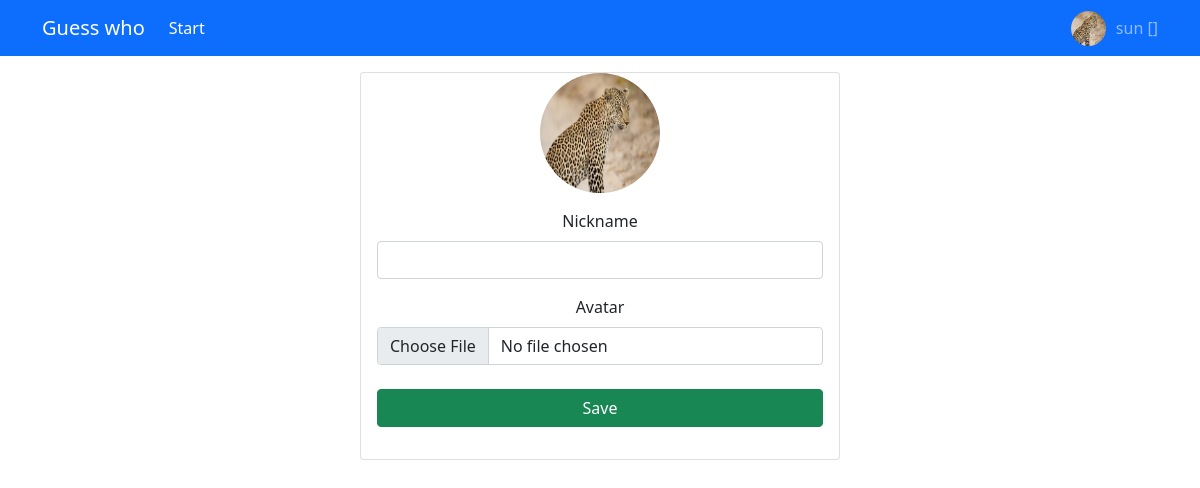
/personal/ (signed in), run on an earlier commit of the app's database.
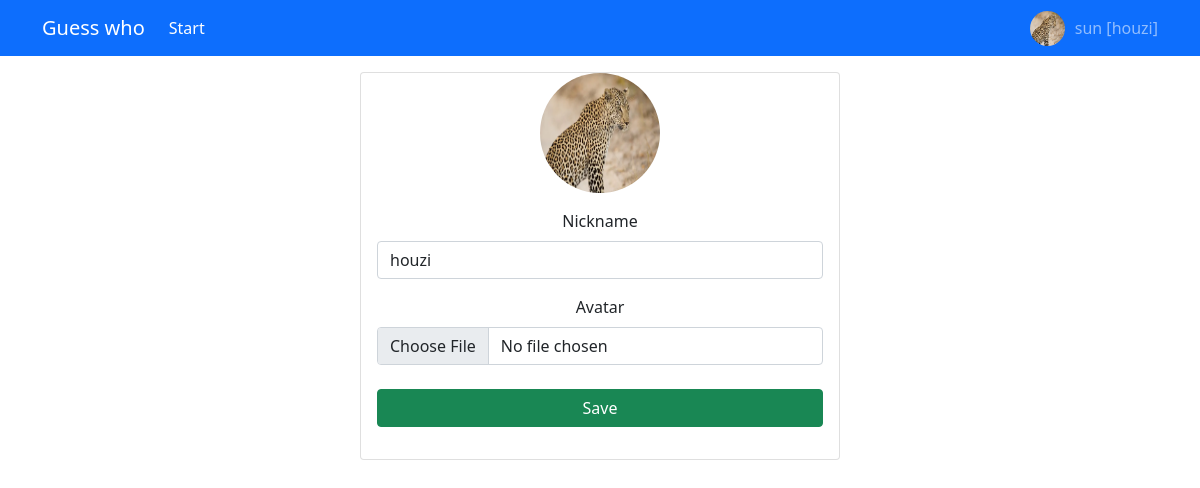
And on a later commit of the database.
### application/models.py (models this page shows, shortened)
class User(UserMixin, db.Model):
    id = Column(Integer, primary_key=True)
    username = Column(String(128), nullable=False, unique=True)
    nickname = Column(String(128), default='', comment='nickname')
    _avatar = Column(
        'avatar',
        String(64),
        default='avatar/_default.jpg',
        comment='avatar'
    )
    role = db.Column(db.Enum('admin', 'simpleuser'), nullable=False, default='simpleuser')
    password = Column(String(128), nullable=False)
    @property
    def avatar(self):
        return url_for('static', filename=self._avatar)
    @avatar.setter
    def avatar(self, file):
        if file and isinstance(file, FileStorage):
            ext_name = file.headers['Content-Type'].split('/')[1]
            avatar_name = f'avatar/{self.username}.{ext_name}'
            file.save(Path(current_app.static_folder) / avatar_name)
            self._avatar = avatar_name
    @staticmethod
    @login_manager.user_loader
    def loader_user(user_id):
        return User.query.get(user_id)

### application/views/personal.py (the view)
@bp.route('/', methods=['GET', 'POST'])
@login_required
def index_view():
    form = PersonalActionForm(obj=current_user)
    if form.validate_on_submit():
        current_user.avatar = form.avatar.data
        current_user.nickname = form.nickname.data
        db.session.commit()
        flash('Success', 'success')
    return render_template('personal_index.html', form=form)

### application/forms.py
class PersonalActionForm(FlaskForm):
    username = fields.StringField('Username')
    nickname = fields.StringField('Nickname')
    avatar = fields.FileField('Avatar')

### application/templates/personal_index.html (shortened to what this page needs)
{% extends 'base.html' %}
{% from 'bootstrap5/form.html' import render_field %}
{% block body %}
    <div class="card text-center" style="width: 30rem;margin: 0 auto;">
        <img id="personal-avatar" class="personal-action-avatar" src="{{ current_user.avatar }}">
        <div class="card-body">
            <form action="" method="post" class="form" enctype="multipart/form-data">
                {{ render_field(form.nickname, form_type='horizontal') }}
                {{ render_field(form.avatar, form_type='horizontal') }}
                <div class="d-grid gap-2 mt-4">
                    <button class="btn btn-success" type="submit">Save</button>
                </div>
            </form>
        </div>
    </div>
{% endblock %}

### application/templates/base.html (shortened to what this page needs)
{% from 'bootstrap4/utils.html' import render_messages %}
<html>
<head>
    <link rel="icon" href="{{ url_for('static', filename='face.jpg') }}" rel="stylesheet">
    <link href="{{ url_for('static', filename='bootstrap/css/bootstrap.min.css') }}" rel="stylesheet">
    <link href="https://cdn.bootcdn.net/ajax/libs/limonte-sweetalert2/11.4.6/sweetalert2.min.css" rel="stylesheet">
</head>
<body>
<nav class="navbar navbar-expand-lg navbar-dark bg-primary">
    <div class="container">
        <a class="navbar-brand" href="{{ url_for('dashboard.index_view') }}">Guess who</a>
        <div class="collapse navbar-collapse" id="navbarSupportedContent">
            <ul class="navbar-nav me-auto mb-2 mb-lg-0">
                <li class="nav-item">
                    <a class="nav-link active" href="{{ url_for('play.create_room_view') }}">Start</a>
                </li>
            </ul>
        </div>
        <div class="d-flex">
            <a class="personal active" href="{{ url_for('personal.index_view') }}">
                <img class="personal-avatar" src="{{ current_user.avatar }}">
                {{ current_user.username }} [{{ current_user.nickname }}]
            </a>
        </div>
    </div>
</nav>
<div class="container mt-3">
    {% block body %}{% endblock %}
</div>
</body>
</html>

### application/templates/base.html (style rules this page uses)
.personal { color: rgba(255, 255, 255, .55); text-decoration: none; line-height: 35px; text-indent: 10px; }
.personal-avatar { float: left; height: 35px; width: 35px; border-radius: 50%; }

### application/templates/personal_index.html (style rules this page uses)
.personal-action-avatar { width: 120px; height: 120px; text-align: center; margin: 0 auto; border-radius: 60px; }

What changed in the data, as far as the page shows it:
changed User "sun": nickname (not shown) → "houzi"
